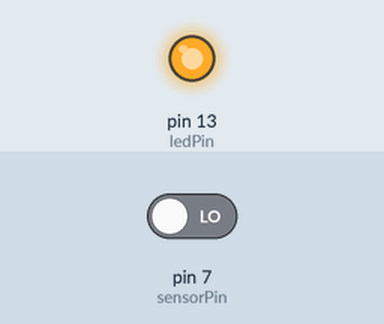
The sketch below on a simulated Arduino Uno, built with avr-gcc and run on an emulated ATmega328P. On the bench: output pins drawn as LEDs (lit = HIGH). Inputs (shaded band) come from the test bench; at power-on: pin 7 (sensorPin) LOW. What the sketch prints to the serial monitor is not drawn.

Above: at 1.2 s.
1.3 s: pin 7 (sensorPin) driven HIGH
At 1.6 s:
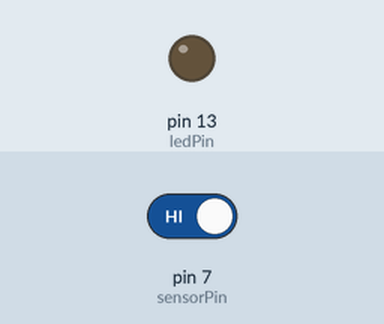
2.8 s: pin 7 (sensorPin) driven LOW
At 4.3 s:
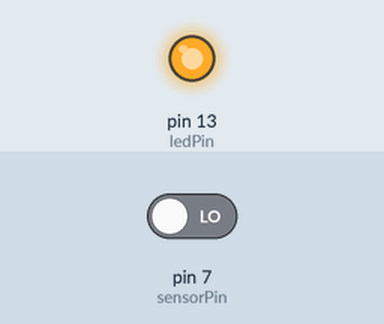
Timing chart, 0 to 5.8 s (numbered marks = the images above; inputs shaded):
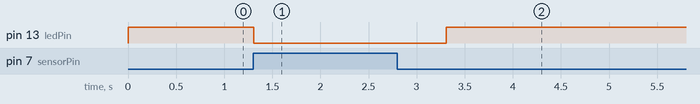

Measured:
- after the input at 1.3 s, pin 13 (ledPin): HIGH → LOW at once
- after the input at 2.8 s, pin 13 (ledPin): LOW → HIGH after 0.51 s

The sketch:

MicrofoonLampje2.ino
```cpp
int ledPin = 13;
int sensorPin = 7;
boolean val = 0;

void setup()
{
  pinMode(ledPin, OUTPUT);
  pinMode(sensorPin, INPUT);
  Serial.begin (9600);
}

void loop()
{
  val = digitalRead(sensorPin);
  Serial.println (val);

  if (val == HIGH)
  {
    digitalWrite(ledPin, LOW);
    delay(1000);
    Serial.println("GELUID");
  }

  else
  {
    digitalWrite(ledPin, HIGH);
  }
}
```
